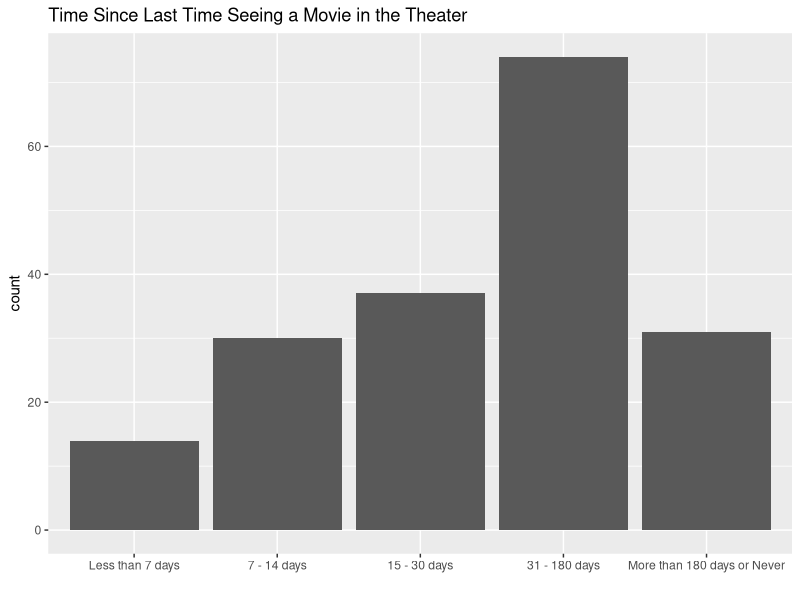
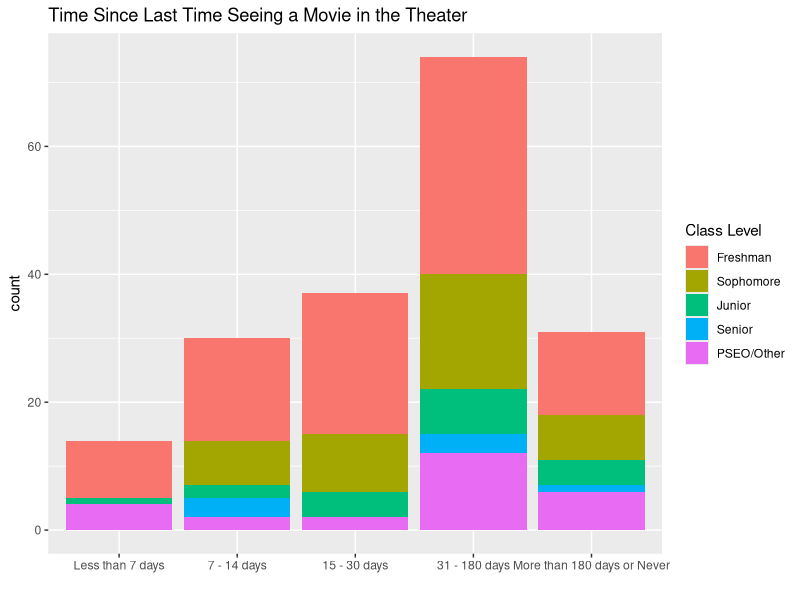
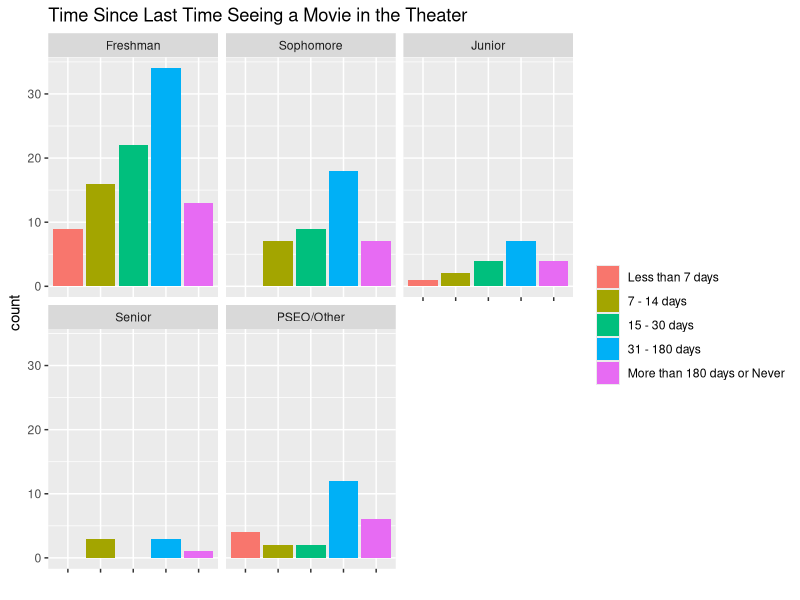
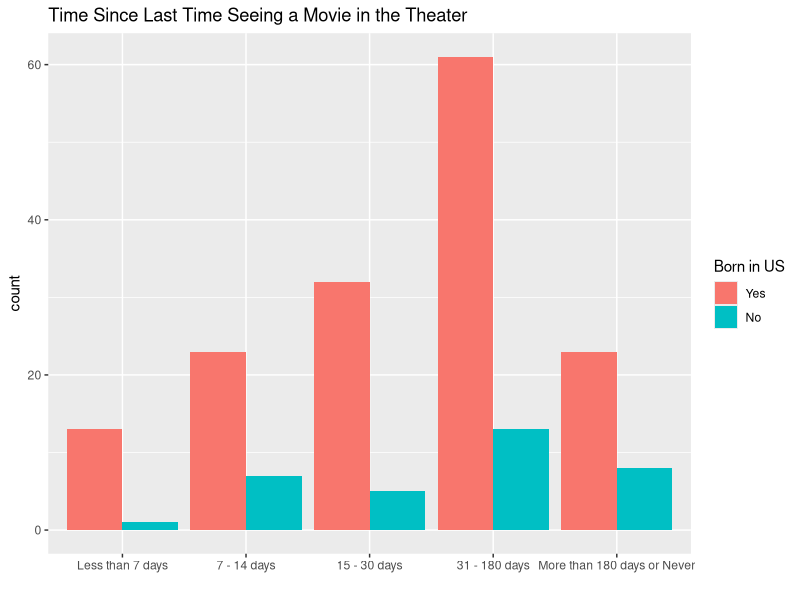
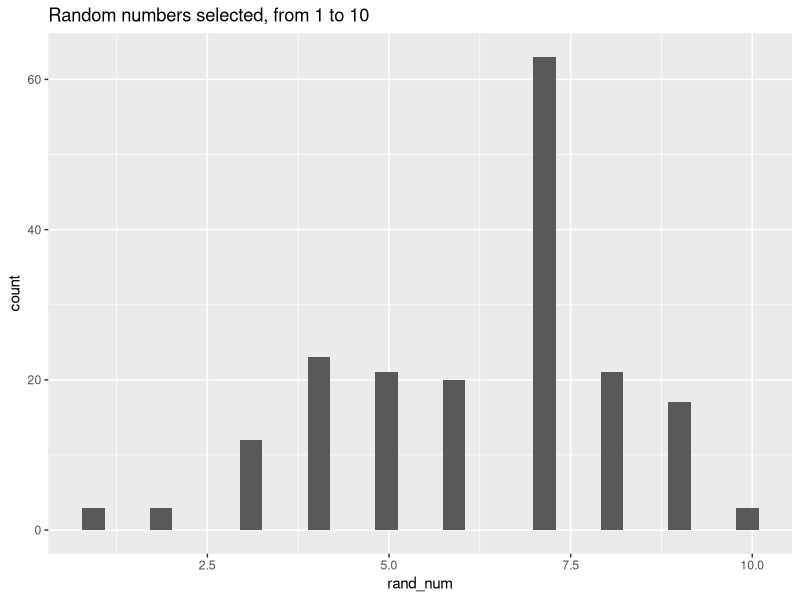
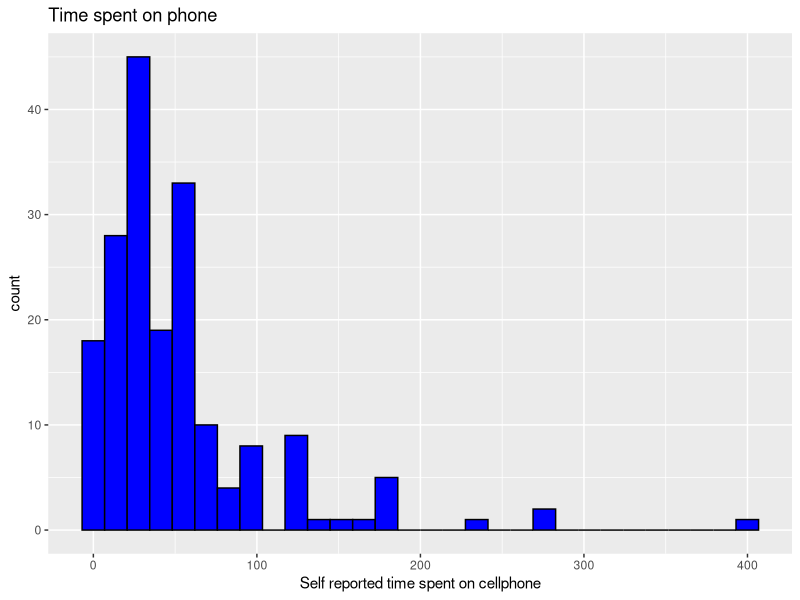
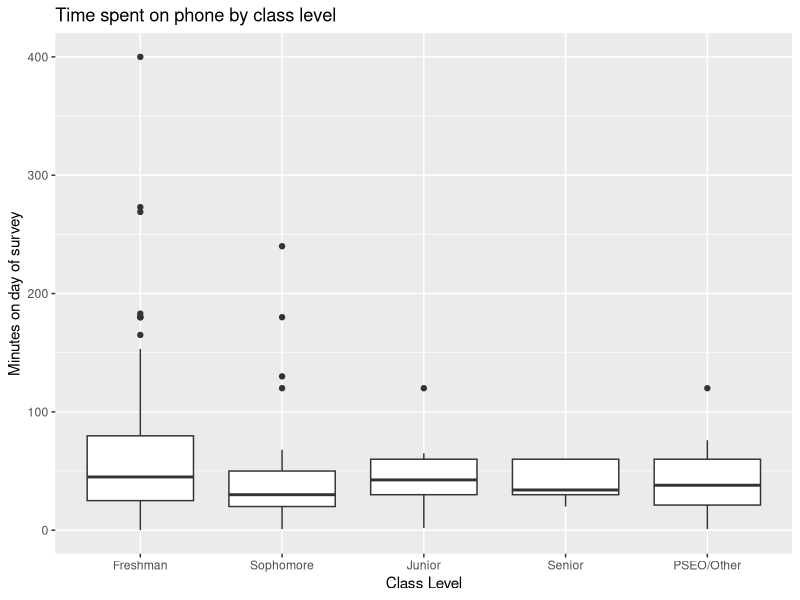
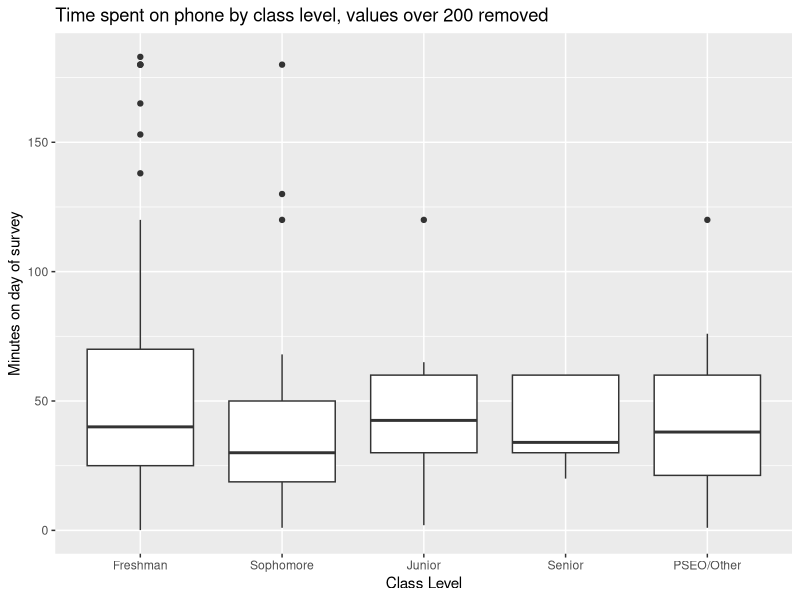

Here is the R script that generated these plots, in order:
## ---- chunk 1
# Load the tidyverse, ggplot and save the data to a tibble with a short 
library(tidyverse)
library(ggplot2)
#Create student data tibble

student_data<-read_csv("data.csv",locale=locale(encoding="latin1"))

student_data
## ---- chunk 2

 # First, I'll save the names as they are, in case I want to refer to them later in the app. 
  
og_questions<-colnames(student_data)
  
# Rename columns I'm keeping
studata<-student_data|>
  rename(
    num_pets = 7,
    dist = all_of(9),
    minutes = 10,
    how_old = 11,
    us_born = 12,
    name_ltrs = 13,
    since_movie = all_of(14),
    num_stuffies = 15,
    non_scsu = 16,
    stu_yr = 17,
    rand_num = 18,
    semester = 19,
    acad_yr = 20,
    dog = 21,
    cat = 22, 
    reptile = 23,
    fish = 24, 
    bird = 25,
    other = 26,
    none = 27)|>
  
  # Remove unneeded columns
  select(-c(1:6,8,28))|>
  
  #Change numerical values to 'Yes' or 'No', as appropriate.
  
  mutate(dog = if_else(dog == 1,"Yes","No"), 
         cat = if_else(cat == 1,"Yes","No"),
         reptile = if_else(reptile == 1,"Yes","No"),
         fish = if_else(fish == 1,"Yes","No"),
         bird = if_else(bird == 1,"Yes","No"),
         other = if_else(other == 1,"Yes","No"),
         none = if_else(none == 1,"No pets","Has pet(s)")) |>

  #Finally, before I start with the summaries, I'll create factors for my         qualitative variables and assign the levels, as appropriate.
  
 
  mutate(us_bornF = factor(us_born,levels=c("Yes","No")),
         since_movieF = factor(since_movie,levels=c("Less than 7 days","7 - 14 days","15 - 30 days","31 - 180 days","More than 180 days or Never")),
         non_scsuF = factor(non_scsu,levels=c("Yes","No")),
         stu_yrF = factor(stu_yr,levels=c("Freshman", "Sophomore", "Junior", "Senior","PSEO/Other")),
         semesterF = factor(semester,levels=c("Fall","Spring")),
         acad_yrF = factor(acad_yr,levels = c("2024/2025", "2025/2026","2026/2027")),
         dogF = factor(dog,levels=c("Yes","No")),
         catF = factor(cat,levels=c("Yes","No")),
         reptileF = factor(reptile,levels=c("Yes","No")),
         fishF = factor(fish,levels=c("Yes","No")),
         birdF = factor(bird,levels=c("Yes","No")),
         otherF = factor(other,levels=c("Yes","No")),
         noneF = factor(none,levels=c("Has pet(s)","No pets"))
         
         )

og_questions
studata
## ---- chunk 3
# First, mean and standard deviation
mean_sum<-apply(X=studata |> select(where(is.numeric)), 
                MARGIN = 2,
                FUN = function(x){
                  temp = c(mean(x),sd(x))
                  names(temp)<-c("mean", "sd")
                  temp
                }
)
mean_sum

## ---- chunk 4

#5 Number summaries
five_num_sum<-apply(X=studata |> select(where(is.numeric)), 
                MARGIN = 2,
                FUN = summary
)
five_num_sum
## ---- chunk 5
studata|>
  group_by(stu_yrF)|>
  summarize(count=n())
## ---- chunk 6
studata|>
  group_by(stu_yrF,non_scsuF)|>
  summarize(count = n())|>
  pivot_wider(names_from = non_scsuF, values_from = count)
## ---- chunk 7
studata|>
  group_by(stu_yrF,semesterF)|>
  summarize(count = n())|>
  pivot_wider(names_from = semesterF, values_from = count)
## ---- chunk 8
studata|>
  group_by(noneF)|>
  summarize(mean_stuffies = mean(num_stuffies))
## ---- chunk 9
studata|>
  group_by(acad_yrF)|>
  summarize(mean_guess = mean(how_old))
## ---- chunk 10
studata|>
  group_by(semesterF,acad_yrF)|>
  summarize(mean_guess = mean(how_old))|>
  pivot_wider(names_from = acad_yrF, values_from = mean_guess)
## ---- chunk 11
movie_bar<-ggplot(data=studata,aes(x=since_movieF))+geom_bar()+labs(
    title = "Time Since Last Time Seeing a Movie in the Theater",
    x = "")

movie_bar
## ---- chunk 12
movie_bar2<-ggplot(data=studata,aes(x = since_movieF, fill = stu_yrF))+geom_bar()+labs(
    title = "Time Since Last Time Seeing a Movie in the Theater",
    x = "") + scale_fill_discrete("Class Level")

movie_bar2
## ---- chunk 13
movie_bar3<-ggplot(data=studata,aes(x = since_movieF, fill = since_movieF))+geom_bar()+labs(
    title = "Time Since Last Time Seeing a Movie in the Theater",
    x = "") + facet_wrap(~ stu_yrF) + scale_fill_discrete("") + theme(axis.text.x = element_blank())

movie_bar3
## ---- chunk 14
movie_bar4<-ggplot(data=studata,aes(x = since_movieF, fill = us_bornF))+geom_bar(position = "dodge")+labs(
    title = "Time Since Last Time Seeing a Movie in the Theater",
    x = "") + scale_fill_discrete("Born in US")

movie_bar4
## ---- chunk 15
hist<-ggplot(data = studata, aes(rand_num))+geom_histogram()+labs(title = "Random numbers selected, from 1 to 10")
hist
## ---- chunk 16
hist2<-ggplot(data = studata, aes(minutes))+geom_histogram(fill="blue",color="black",linetype="solid")+labs(title = "Time spent on phone", x = "Self reported time spent on cellphone")
hist2
## ---- chunk 17
box<-ggplot(data = studata, aes(x = stu_yrF, y = minutes)) + geom_boxplot() + labs(title = "Time spent on phone by class level", x = "Class Level", y = "Minutes on day of survey")

box
## ---- chunk 18
#Remove data values over 200 minutes
temp_data<-studata|>filter(minutes<=200)

box2<-ggplot(data = temp_data, aes(x = stu_yrF, y = minutes)) + geom_boxplot() + labs(title = "Time spent on phone by class level, values over 200 removed", x = "Class Level", y = "Minutes on day of survey")

box2
## ---- chunk 19
scat<-ggplot(studata, aes(x = dist, y = minutes, color = stu_yrF)) + geom_point() + labs(title = " Plot of distance traveled to class vs. time spent on phone", x = "Distance traveled" , y = "Time on phone", color = "Class level")

scat
## ---- chunk 20
age_vi<-ggplot(studata, aes(x = stu_yrF, y = how_old)) + geom_violin(scale = "area", fill = "blue") + labs(title = "Guesses for age by class level", x = "Class level" , y = "Age guess")

age_vi
## ---- chunk 21
heat<-ggplot(studata, aes(x = dist, y = minutes)) + geom_contour_filled(aes(z = how_old))

heat
